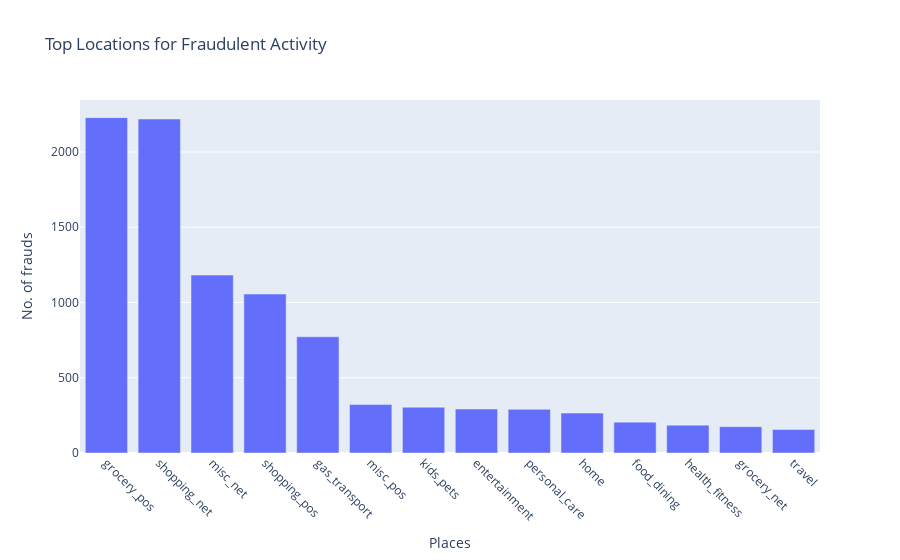

Notebook code for this chart:
### Markdown cell above
# Top Locations for Fraudulent Activity

### Code cell
fraud_counts = df[df['is_fraud'] == 1]['category'].value_counts()
order = fraud_counts.index

fraud_df = df[df['is_fraud'] == 1]['category'].value_counts().reset_index()
fraud_df.columns = ['category', 'count']

fig = px.bar(fraud_df, x='category', y='count', category_orders={'category': order},
             title='Top Locations for Fraudulent Activity', labels={'category': 'Place', 'count': 'No. of frauds'})

fig.update_layout(xaxis={'categoryorder': 'array', 'categoryarray': order}, xaxis_title='Places', yaxis_title='No. of frauds')
fig.update_xaxes(tickangle=45)

fig.show()

### Figure 1 — Plotly figure (JSON) as saved in the notebook; plotly's stock layout.template omitted (floating-point values rounded to 4 significant figures)
{"data": [{"alignmentgroup": "True", "hovertemplate": "Place=%{x}<br>No. of frauds=%{y}<extra></extra>", "legendgroup": "", "marker": {"color": "#636efa", "pattern": {"shape": ""}}, "name": "", "offsetgroup": "", "orientation": "v", "showlegend": false, "textposition": "auto", "type": "bar", "x": ["grocery_pos", "shopping_net", "misc_net", "shopping_pos", "gas_transport", "misc_pos", "kids_pets", "entertainment", "personal_care", "home", "food_dining", "health_fitness", "grocery_net", "travel"], "xaxis": "x", "y": [2228, 2219, 1182, 1056, 772, 322, 304, 292, 290, 265, 205, 185, 175, 156], "yaxis": "y"}], "layout": {"barmode": "relative", "legend": {"tracegroupgap": 0}, "title": {"text": "Top Locations for Fraudulent Activity"}, "xaxis": {"anchor": "y", "categoryarray": ["grocery_pos", "shopping_net", "misc_net", "shopping_pos", "gas_transport", "misc_pos", "kids_pets", "entertainment", "personal_care", "home", "food_dining", "health_fitness", "grocery_net", "travel"], "categoryorder": "array", "domain": [0, 1], "tickangle": 45, "title": {"text": "Places"}}, "yaxis": {"anchor": "x", "domain": [0, 1], "title": {"text": "No. of frauds"}}}}
